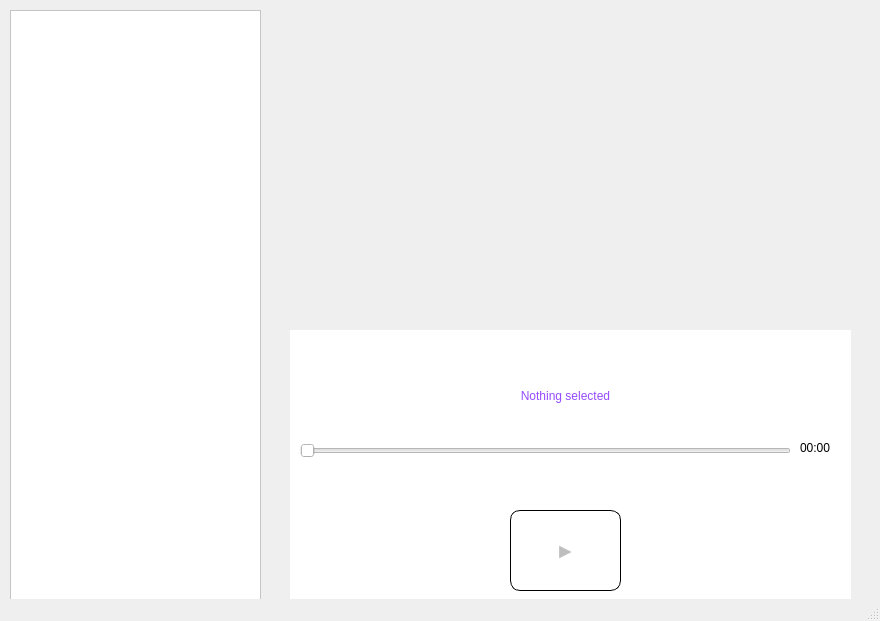
<?xml version="1.0" encoding="UTF-8"?>
<ui version="4.0">
 <class>MainWindow</class>
 <widget class="QMainWindow" name="MainWindow">
  <property name="geometry">
   <rect>
    <x>0</x>
    <y>0</y>
    <width>880</width>
    <height>621</height>
   </rect>
  </property>
  <property name="windowTitle">
   <string>MainWindow</string>
  </property>
  <widget class="QWidget" name="centralwidget">
   <widget class="QScrollArea" name="scrollArea">
    <property name="geometry">
     <rect>
      <x>10</x>
      <y>10</y>
      <width>251</width>
      <height>591</height>
     </rect>
    </property>
    <property name="styleSheet">
     <string notr="true">background-color: #FFFFFF</string>
    </property>
    <property name="widgetResizable">
     <bool>true</bool>
    </property>
    <widget class="QWidget" name="scrollAreaWidgetContents">
     <property name="geometry">
      <rect>
       <x>0</x>
       <y>0</y>
       <width>249</width>
       <height>589</height>
      </rect>
     </property>
     <property name="styleSheet">
      <string notr="true">background-color: #FFFFFF</string>
     </property>
     <widget class="QWidget" name="verticalLayoutWidget">
      <property name="geometry">
       <rect>
        <x>0</x>
        <y>0</y>
        <width>251</width>
        <height>591</height>
       </rect>
      </property>
      <layout class="QVBoxLayout" name="verticalLayout"/>
     </widget>
    </widget>
   </widget>
   <widget class="QWidget" name="widget" native="true">
    <property name="geometry">
     <rect>
      <x>290</x>
      <y>330</y>
      <width>561</width>
      <height>271</height>
     </rect>
    </property>
    <property name="styleSheet">
     <string notr="true">background-color: #FFFFFF</string>
    </property>
    <widget class="QLabel" name="label_2">
     <property name="geometry">
      <rect>
       <x>510</x>
       <y>110</y>
       <width>31</width>
       <height>16</height>
      </rect>
     </property>
     <property name="text">
      <string>00:00</string>
     </property>
    </widget>
    <widget class="QPushButton" name="pushButton">
     <property name="enabled">
      <bool>false</bool>
     </property>
     <property name="geometry">
      <rect>
       <x>220</x>
       <y>180</y>
       <width>111</width>
       <height>81</height>
      </rect>
     </property>
     <property name="font">
      <font>
       <pointsize>16</pointsize>
      </font>
     </property>
     <property name="styleSheet">
      <string notr="true">border: 1px solid;
border-radius: 10px;</string>
     </property>
     <property name="text">
      <string>►</string>
     </property>
    </widget>
    <widget class="QLabel" name="label">
     <property name="geometry">
      <rect>
       <x>10</x>
       <y>40</y>
       <width>531</width>
       <height>51</height>
      </rect>
     </property>
     <property name="layoutDirection">
      <enum>Qt::LeftToRight</enum>
     </property>
     <property name="styleSheet">
      <string notr="true">color: rgb(150, 74, 255);
font: 87 11pt &quot;Arial Black&quot;;</string>
     </property>
     <property name="text">
      <string>Nothing selected</string>
     </property>
     <property name="textFormat">
      <enum>Qt::AutoText</enum>
     </property>
     <property name="alignment">
      <set>Qt::AlignCenter</set>
     </property>
    </widget>
    <widget class="QSlider" name="horizontalSlider">
     <property name="enabled">
      <bool>false</bool>
     </property>
     <property name="geometry">
      <rect>
       <x>10</x>
       <y>110</y>
       <width>491</width>
       <height>22</height>
      </rect>
     </property>
     <property name="maximum">
      <number>100</number>
     </property>
     <property name="value">
      <number>0</number>
     </property>
     <property name="orientation">
      <enum>Qt::Horizontal</enum>
     </property>
    </widget>
   </widget>
  </widget>
  <widget class="QStatusBar" name="statusbar"/>
 </widget>
 <resources/>
 <connections/>
</ui>
